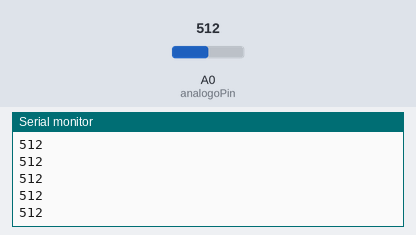
The sketch below on a simulated Arduino Uno, built with avr-gcc and run on an emulated ATmega328P. On the bench: the last lines printed to the serial monitor. The test bench sets the inputs (shaded band); at power-on: A0 (analogoPin) = 512.

Above: at 1.2 s.
1.3 s: A0 (analogoPin) set to 716
At 1.56 s:
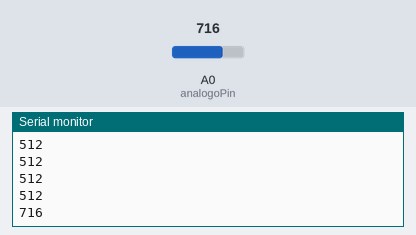
2.8 s: A0 (analogoPin) set to 900
At 2.97 s:
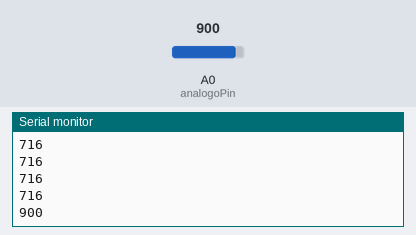
Timing chart, 0 to 5.8 s (numbered marks = the images above; inputs shaded):
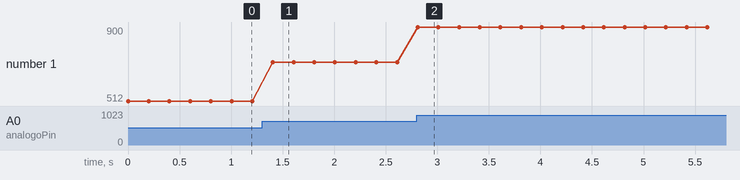

The sketch:

analogBluetooth.ino
```cpp
 //codigo de arduino para envio de datos bluetooth

 int analogoPin = 0;    // Analog input pin
 int val = 0;   // value read from the analog sensor


 void setup() {
 Serial.begin(115200);
}

 void loop() {
  val = analogRead(analogoPin);
   Serial.println(val);
   Serial.flush();
   delay(200);
}
```

Measured:
- after the input at 1.3 s, the serial monitor: prints a new line after 0.11 s (image 1)
- after the input at 2.8 s, the serial monitor: prints a new line at once (image 2)
- plotted number 1: 512 → 716 after the input at 1.3 s, 716 → 900 after the input at 2.8 s
